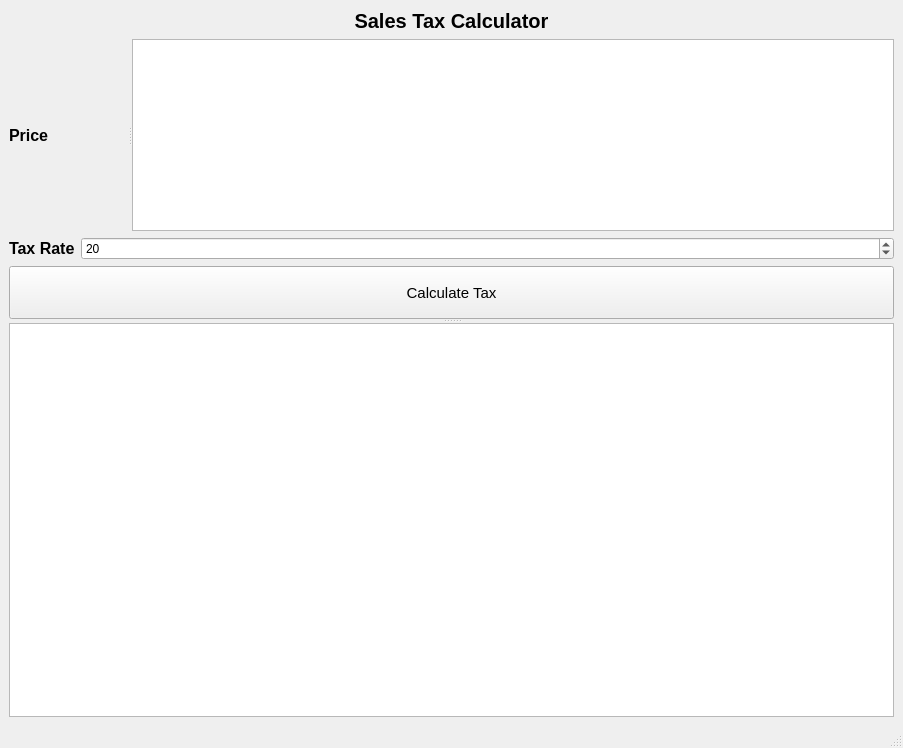
<?xml version="1.0" encoding="UTF-8"?>
<ui version="4.0">
 <class>MainWindow</class>
 <widget class="QMainWindow" name="MainWindow">
  <property name="geometry">
   <rect>
    <x>0</x>
    <y>0</y>
    <width>903</width>
    <height>748</height>
   </rect>
  </property>
  <property name="windowTitle">
   <string>MainWindow</string>
  </property>
  <widget class="QWidget" name="centralwidget">
   <layout class="QFormLayout" name="formLayout">
    <item row="0" column="0" colspan="2">
     <widget class="QLabel" name="label_3">
      <property name="font">
       <font>
        <pointsize>15</pointsize>
        <weight>75</weight>
        <bold>true</bold>
       </font>
      </property>
      <property name="text">
       <string>Sales Tax Calculator</string>
      </property>
      <property name="alignment">
       <set>Qt::AlignCenter</set>
      </property>
     </widget>
    </item>
    <item row="1" column="0" colspan="2">
     <widget class="QSplitter" name="splitter_2">
      <property name="orientation">
       <enum>Qt::Horizontal</enum>
      </property>
      <widget class="QLabel" name="label">
       <property name="font">
        <font>
         <pointsize>12</pointsize>
         <weight>75</weight>
         <bold>true</bold>
        </font>
       </property>
       <property name="text">
        <string>Price</string>
       </property>
      </widget>
      <widget class="QTextEdit" name="price_box"/>
     </widget>
    </item>
    <item row="2" column="0">
     <widget class="QLabel" name="label_2">
      <property name="font">
       <font>
        <pointsize>12</pointsize>
        <weight>75</weight>
        <bold>true</bold>
       </font>
      </property>
      <property name="text">
       <string>Tax Rate</string>
      </property>
     </widget>
    </item>
    <item row="2" column="1">
     <widget class="QSpinBox" name="tax_rate">
      <property name="value">
       <number>20</number>
      </property>
     </widget>
    </item>
    <item row="3" column="0" colspan="2">
     <widget class="QSplitter" name="splitter">
      <property name="orientation">
       <enum>Qt::Vertical</enum>
      </property>
      <widget class="QPushButton" name="calc_tax_button">
       <property name="font">
        <font>
         <pointsize>11</pointsize>
        </font>
       </property>
       <property name="text">
        <string>Calculate Tax</string>
       </property>
      </widget>
      <widget class="QTextEdit" name="results_window"/>
     </widget>
    </item>
   </layout>
  </widget>
  <widget class="QMenuBar" name="menubar">
   <property name="geometry">
    <rect>
     <x>0</x>
     <y>0</y>
     <width>903</width>
     <height>21</height>
    </rect>
   </property>
  </widget>
  <widget class="QStatusBar" name="statusbar"/>
 </widget>
 <resources/>
 <connections/>
</ui>
